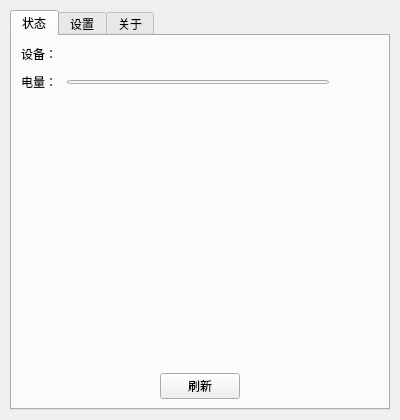
<?xml version="1.0" encoding="UTF-8"?>
<ui version="4.0">
 <class>MouseMainWindow</class>
 <widget class="QMainWindow" name="MouseMainWindow">
  <property name="geometry">
   <rect>
    <x>0</x>
    <y>0</y>
    <width>400</width>
    <height>420</height>
   </rect>
  </property>
  <property name="windowTitle">
   <string>CadMouse Utility</string>
  </property>
  <widget class="QWidget" name="centralwidget">
   <layout class="QVBoxLayout" name="verticalLayout_main">
    <property name="leftMargin">
     <number>10</number>
    </property>
    <property name="topMargin">
     <number>10</number>
    </property>
    <property name="rightMargin">
     <number>10</number>
    </property>
    <property name="bottomMargin">
     <number>10</number>
    </property>
    <item>
     <widget class="QTabWidget" name="tabWidget">
      <property name="currentIndex">
       <number>0</number>
      </property>
      <property name="usesScrollButtons">
       <bool>false</bool>
      </property>
      <widget class="QWidget" name="tabStatus">
       <attribute name="title">
        <string>状态</string>
       </attribute>
       <layout class="QVBoxLayout" name="verticalLayout_status">
        <property name="spacing">
         <number>10</number>
        </property>
        <item>
         <layout class="QHBoxLayout" name="horizontalLayout_device">
          <item>
           <widget class="QLabel" name="labelDevice">
            <property name="text">
             <string>设备：</string>
            </property>
            <property name="buddy">
             <cstring>labelDeviceName</cstring>
            </property>
           </widget>
          </item>
          <item>
           <widget class="QLabel" name="labelDeviceName">
            <property name="sizePolicy">
             <sizepolicy hsizetype="Expanding" vsizetype="Preferred">
              <horstretch>0</horstretch>
              <verstretch>0</verstretch>
             </sizepolicy>
            </property>
            <property name="text">
             <string/>
            </property>
            <property name="wordWrap">
             <bool>true</bool>
            </property>
           </widget>
          </item>
         </layout>
        </item>
        <item>
         <layout class="QHBoxLayout" name="horizontalLayout_battery">
          <item>
           <widget class="QLabel" name="labelBattery">
            <property name="text">
             <string>电量：</string>
            </property>
           </widget>
          </item>
          <item>
           <widget class="QProgressBar" name="progressBarBatteryLevel">
            <property name="maximumSize">
             <size>
              <width>300</width>
              <height>4</height>
             </size>
            </property>
            <property name="maximum">
             <number>100</number>
            </property>
            <property name="value">
             <number>0</number>
            </property>
            <property name="textVisible">
             <bool>false</bool>
            </property>
           </widget>
          </item>
          <item>
           <widget class="QLabel" name="labelBatteryLevel">
            <property name="minimumSize">
             <size>
              <width>40</width>
              <height>0</height>
             </size>
            </property>
            <property name="text">
             <string/>
            </property>
           </widget>
          </item>
         </layout>
        </item>
        <item>
         <spacer name="verticalSpacer_status_up">
          <property name="orientation">
           <enum>Qt::Vertical</enum>
          </property>
          <property name="sizeHint" stdset="0">
           <size>
            <width>20</width>
            <height>40</height>
           </size>
          </property>
         </spacer>
        </item>
        <item>
         <layout class="QHBoxLayout" name="horizontalLayout_deviceImage">
          <item>
           <spacer name="horizontalSpacer_image_left">
            <property name="orientation">
             <enum>Qt::Horizontal</enum>
            </property>
            <property name="sizeHint" stdset="0">
             <size>
              <width>40</width>
              <height>20</height>
             </size>
            </property>
           </spacer>
          </item>
          <item>
           <widget class="QLabel" name="deviceImage">
            <property name="sizePolicy">
             <sizepolicy hsizetype="Fixed" vsizetype="Fixed">
              <horstretch>0</horstretch>
              <verstretch>0</verstretch>
             </sizepolicy>
            </property>
            <property name="minimumSize">
             <size>
              <width>200</width>
              <height>120</height>
             </size>
            </property>
            <property name="maximumSize">
             <size>
              <width>200</width>
              <height>120</height>
             </size>
            </property>
            <property name="scaledContents">
             <bool>false</bool>
            </property>
            <property name="alignment">
             <set>Qt::AlignCenter</set>
            </property>
           </widget>
          </item>
          <item>
           <spacer name="horizontalSpacer_image_right">
            <property name="orientation">
             <enum>Qt::Horizontal</enum>
            </property>
            <property name="sizeHint" stdset="0">
             <size>
              <width>40</width>
              <height>20</height>
             </size>
            </property>
           </spacer>
          </item>
         </layout>
        </item>
        <item>
         <spacer name="verticalSpacer_status_down">
          <property name="orientation">
           <enum>Qt::Vertical</enum>
          </property>
          <property name="sizeType">
           <enum>QSizePolicy::Expanding</enum>
          </property>
          <property name="sizeHint" stdset="0">
           <size>
            <width>20</width>
            <height>16</height>
           </size>
          </property>
         </spacer>
        </item>
        <item>
         <layout class="QHBoxLayout" name="horizontalLayout_refresh">
          <item>
           <spacer name="horizontalSpacer_refresh_left">
            <property name="orientation">
             <enum>Qt::Horizontal</enum>
            </property>
            <property name="sizeHint" stdset="0">
             <size>
              <width>40</width>
              <height>20</height>
             </size>
            </property>
           </spacer>
          </item>
          <item>
           <widget class="QPushButton" name="pushButtonRefresh">
            <property name="text">
             <string>刷新</string>
            </property>
           </widget>
          </item>
          <item>
           <spacer name="horizontalSpacer_refresh_right">
            <property name="orientation">
             <enum>Qt::Horizontal</enum>
            </property>
            <property name="sizeHint" stdset="0">
             <size>
              <width>40</width>
              <height>20</height>
             </size>
            </property>
           </spacer>
          </item>
         </layout>
        </item>
       </layout>
      </widget>
      <widget class="QWidget" name="tabConfiguration">
       <attribute name="title">
        <string>设置</string>
       </attribute>
       <layout class="QVBoxLayout" name="verticalLayout_config">
        <property name="spacing">
         <number>8</number>
        </property>
        <item>
         <widget class="QCheckBox" name="checkBoxLiftOffDetection">
          <property name="text">
           <string>抬起检测</string>
          </property>
         </widget>
        </item>
        <item>
         <widget class="QCheckBox" name="checkBoxSmartScrolling">
          <property name="text">
           <string>智能滚动</string>
          </property>
         </widget>
        </item>
        <item>
         <widget class="QCheckBox" name="checkBoxRemapWheelPressed">
          <property name="text">
           <string>重映射滚轮按钮：从 2 到 10</string>
          </property>
         </widget>
        </item>
        <item>
         <widget class="QCheckBox" name="checkBoxRemapGestureButton">
          <property name="text">
           <string>重映射手势按钮：从 无 到 11</string>
          </property>
         </widget>
        </item>
        <item>
         <spacer name="verticalSpacer_config_up">
          <property name="orientation">
           <enum>Qt::Vertical</enum>
          </property>
          <property name="sizeType">
           <enum>QSizePolicy::Fixed</enum>
          </property>
          <property name="sizeHint" stdset="0">
           <size>
            <width>20</width>
            <height>15</height>
           </size>
          </property>
         </spacer>
        </item>
        <item>
         <widget class="QLabel" name="labelFrequency">
          <property name="text">
           <string>轮询率/Hz：</string>
          </property>
         </widget>
        </item>
        <item>
         <layout class="QHBoxLayout" name="horizontalLayout_frequency">
          <item>
           <widget class="QRadioButton" name="radioButtonFrequency125">
            <property name="text">
             <string>125</string>
            </property>
            <attribute name="buttonGroup">
             <string notr="true">buttonGroupFrequency</string>
            </attribute>
           </widget>
          </item>
          <item>
           <widget class="QRadioButton" name="radioButtonFrequency250">
            <property name="text">
             <string>250</string>
            </property>
            <attribute name="buttonGroup">
             <string notr="true">buttonGroupFrequency</string>
            </attribute>
           </widget>
          </item>
          <item>
           <widget class="QRadioButton" name="radioButtonFrequency500">
            <property name="text">
             <string>500</string>
            </property>
            <attribute name="buttonGroup">
             <string notr="true">buttonGroupFrequency</string>
            </attribute>
           </widget>
          </item>
          <item>
           <widget class="QRadioButton" name="radioButtonFrequency1000">
            <property name="text">
             <string>1000</string>
            </property>
            <attribute name="buttonGroup">
             <string notr="true">buttonGroupFrequency</string>
            </attribute>
           </widget>
          </item>
         </layout>
        </item>
        <item>
         <widget class="QLabel" name="labelSpeed">
          <property name="text">
           <string>鼠标速度：</string>
          </property>
         </widget>
        </item>
        <item>
         <layout class="QHBoxLayout" name="horizontalLayout_speed">
          <item>
           <widget class="QRadioButton" name="radioButtonSpeed1">
            <property name="text">
             <string>1</string>
            </property>
            <attribute name="buttonGroup">
             <string notr="true">buttonGroupSpeed</string>
            </attribute>
           </widget>
          </item>
          <item>
           <widget class="QRadioButton" name="radioButtonSpeed2">
            <property name="text">
             <string>2</string>
            </property>
            <attribute name="buttonGroup">
             <string notr="true">buttonGroupSpeed</string>
            </attribute>
           </widget>
          </item>
          <item>
           <widget class="QRadioButton" name="radioButtonSpeed3">
            <property name="text">
             <string>3</string>
            </property>
            <attribute name="buttonGroup">
             <string notr="true">buttonGroupSpeed</string>
            </attribute>
           </widget>
          </item>
          <item>
           <widget class="QRadioButton" name="radioButtonSpeed4">
            <property name="text">
             <string>4</string>
            </property>
            <attribute name="buttonGroup">
             <string notr="true">buttonGroupSpeed</string>
            </attribute>
           </widget>
          </item>
          <item>
           <widget class="QRadioButton" name="radioButtonSpeed5">
            <property name="text">
             <string>5</string>
            </property>
            <attribute name="buttonGroup">
             <string notr="true">buttonGroupSpeed</string>
            </attribute>
           </widget>
          </item>
         </layout>
        </item>
        <item>
         <spacer name="verticalSpacer_config_down">
          <property name="orientation">
           <enum>Qt::Vertical</enum>
          </property>
          <property name="sizeType">
           <enum>QSizePolicy::Fixed</enum>
          </property>
          <property name="sizeHint" stdset="0">
           <size>
            <width>20</width>
            <height>25</height>
           </size>
          </property>
         </spacer>
        </item>
        <item>
         <layout class="QHBoxLayout" name="horizontalLayout_configure">
          <property name="spacing">
           <number>10</number>
          </property>
          <item>
           <widget class="QPushButton" name="pushButtonConfigure">
            <property name="minimumSize">
             <size>
              <width>90</width>
              <height>0</height>
             </size>
            </property>
            <property name="toolTip">
             <string>将当前选项写入设备。部分型号（如 Compact Wireless）不支持配置回读，界面不一定反映机内实际值。</string>
            </property>
            <property name="text">
             <string>应用设置</string>
            </property>
           </widget>
          </item>
          <item>
           <widget class="QLineEdit" name="lineEditResult">
            <property name="sizePolicy">
             <sizepolicy hsizetype="Expanding" vsizetype="Fixed">
              <horstretch>1</horstretch>
              <verstretch>0</verstretch>
             </sizepolicy>
            </property>
            <property name="focusPolicy">
             <enum>Qt::NoFocus</enum>
            </property>
            <property name="contextMenuPolicy">
             <enum>Qt::NoContextMenu</enum>
            </property>
            <property name="acceptDrops">
             <bool>false</bool>
            </property>
            <property name="readOnly">
             <bool>true</bool>
            </property>
            <property name="placeholderText">
             <string>设置结果...</string>
            </property>
           </widget>
          </item>
         </layout>
        </item>
       </layout>
      </widget>
      <widget class="QWidget" name="tabAbout">
       <attribute name="title">
        <string>关于</string>
       </attribute>
       <layout class="QVBoxLayout" name="verticalLayout_about">
        <property name="spacing">
         <number>10</number>
        </property>
        <item>
         <widget class="QLabel" name="labelAppName">
          <property name="text">
           <string>程序名称：CadMouse Utility</string>
          </property>
          <property name="wordWrap">
           <bool>true</bool>
          </property>
         </widget>
        </item>
        <item>
         <widget class="QLabel" name="labelDescription">
          <property name="text">
           <string>描述：3DConnexion CadMouse 配置工具</string>
          </property>
          <property name="wordWrap">
           <bool>true</bool>
          </property>
         </widget>
        </item>
        <item>
         <widget class="QLabel" name="labelLicense">
          <property name="text">
           <string>许可证：&lt;a href='https://www.gnu.org/licenses/gpl-3.0.html'&gt;GNU GPLv3+&lt;/a&gt;</string>
          </property>
          <property name="wordWrap">
           <bool>true</bool>
          </property>
          <property name="openExternalLinks">
           <bool>true</bool>
          </property>
          <property name="textInteractionFlags">
           <set>Qt::TextBrowserInteraction</set>
          </property>
         </widget>
        </item>
        <item>
         <widget class="QLabel" name="labelModifiedBy">
          <property name="text">
           <string>&lt;html&gt;&lt;head/&gt;&lt;body&gt;&lt;p&gt;作者：&lt;a href=&quot;https://bbs.deepin.org.cn/user/310352&quot;&gt;&lt;span style=&quot; text-decoration: underline; color:#0000ff;&quot;&gt;MeGusta&lt;/span&gt;&lt;/a&gt;&lt;/p&gt;&lt;/body&gt;&lt;/html&gt;</string>
          </property>
          <property name="wordWrap">
           <bool>true</bool>
          </property>
         </widget>
        </item>
        <item>
         <widget class="QLabel" name="labelOriginalAuthor">
          <property name="text">
           <string>&lt;html&gt;&lt;head/&gt;&lt;body&gt;&lt;p&gt;原始项目：&lt;a href=&quot;https://mouse.globalcode.info/v_0/cadMousePro.xhtml&quot;&gt;&lt;span style=&quot; text-decoration: underline; color:#0000ff;&quot;&gt;Ing. František Kučera (Frantovo.cz, GlobalCode.info)&lt;/span&gt;&lt;/a&gt;&lt;/p&gt;&lt;/body&gt;&lt;/html&gt;</string>
          </property>
          <property name="wordWrap">
           <bool>true</bool>
          </property>
          <property name="openExternalLinks">
           <bool>true</bool>
          </property>
          <property name="textInteractionFlags">
           <set>Qt::TextBrowserInteraction</set>
          </property>
         </widget>
        </item>
        <item>
         <spacer name="verticalSpacer_about">
          <property name="orientation">
           <enum>Qt::Vertical</enum>
          </property>
          <property name="sizeHint" stdset="0">
           <size>
            <width>20</width>
            <height>40</height>
           </size>
          </property>
         </spacer>
        </item>
       </layout>
      </widget>
     </widget>
    </item>
   </layout>
  </widget>
 </widget>
 <resources/>
 <connections/>
 <buttongroups>
  <buttongroup name="buttonGroupSpeed"/>
  <buttongroup name="buttonGroupFrequency"/>
 </buttongroups>
</ui>
